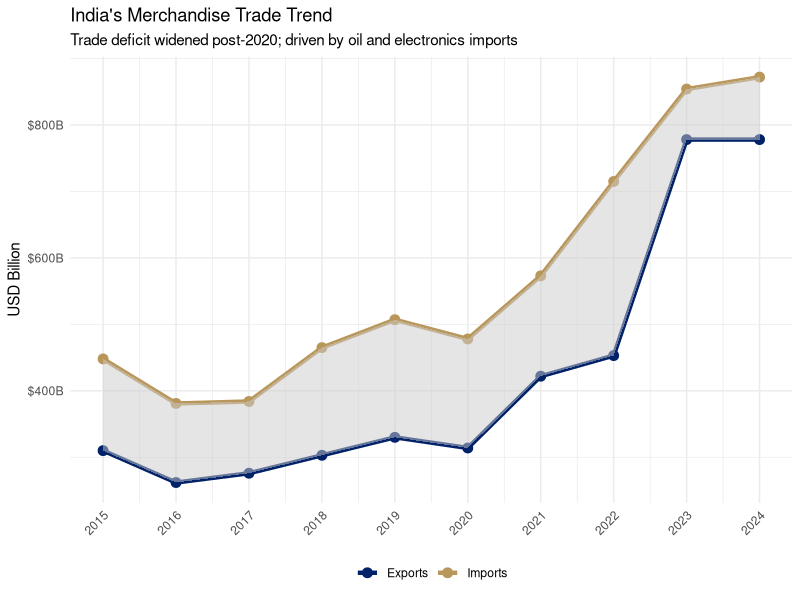
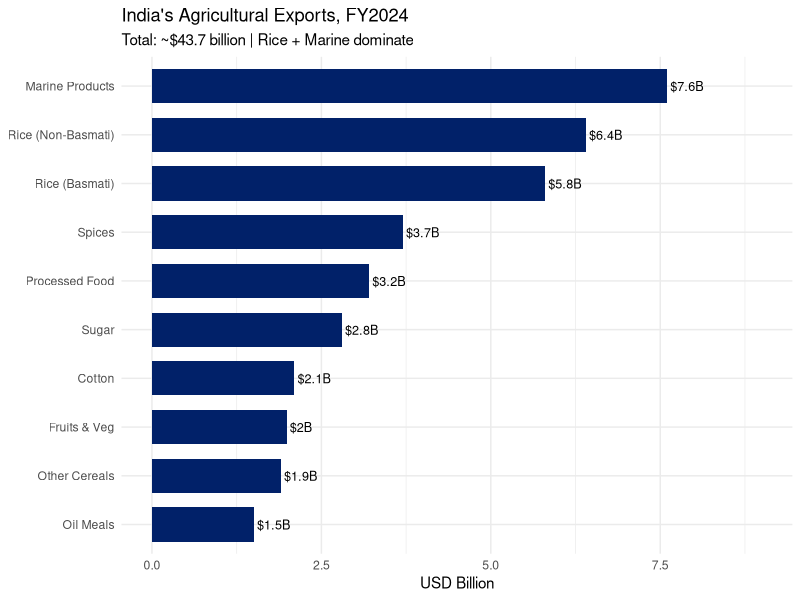
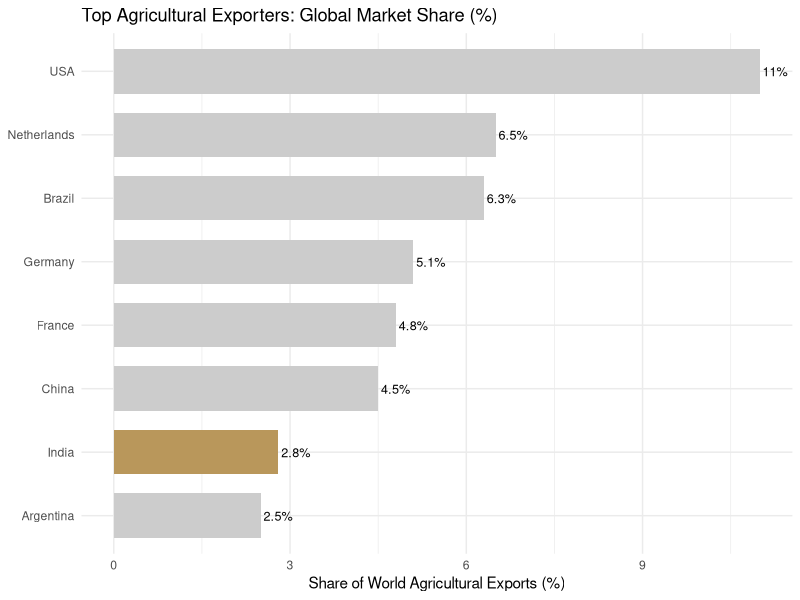

The R script that drew these images, in order:
## ---- chunk 1
#| label: setup
#| include: false
library(ggplot2)
library(dplyr)
library(scales)
options(scipen=999)
theme_set(theme_minimal(base_size=11))
knitr::opts_chunk$set(echo = knitr::is_html_output())
## ---- chunk 2
#| label: fig-india-trade-trend
#| fig-cap: "India's Merchandise Trade (FY2015–FY2024, USD billion)\nSource: DGCI&S / Ministry of Commerce and Industry, GoI."
#| fig-width: 8
#| fig-height: 4.5
library(ggplot2)
library(dplyr)

trade_data <- data.frame(
  year = 2015:2024,
  exports = c(310, 262, 276, 303, 330, 314, 422, 453, 778, 778),
  imports = c(448, 381, 384, 465, 507, 478, 573, 715, 854, 872)
)
trade_long <- tidyr::pivot_longer(trade_data, cols=c(exports, imports), names_to="type", values_to="value")
trade_long$type <- factor(trade_long$type, levels=c("exports","imports"), 
                           labels=c("Exports","Imports"))

ggplot(trade_long, aes(x=year, y=value, color=type, group=type)) +
  geom_line(linewidth=1.5) +
  geom_point(size=3) +
  geom_ribbon(data=trade_data, aes(x=year, ymin=exports, ymax=imports), 
              inherit.aes=FALSE, fill="grey80", alpha=0.5) +
  scale_color_manual(values=c("Exports"="#012169", "Imports"="#B9975B")) +
  scale_x_continuous(breaks=2015:2024) +
  scale_y_continuous(labels=scales::dollar_format(suffix="B")) +
  labs(title="India's Merchandise Trade Trend",
       subtitle="Trade deficit widened post-2020; driven by oil and electronics imports",
       x=NULL, y="USD Billion", color=NULL) +
  theme_minimal(base_size=11) +
  theme(legend.position="bottom", axis.text.x=element_text(angle=45, hjust=1))
## ---- chunk 3
#| label: fig-agri-exports
#| fig-cap: "India's Agricultural Exports by Commodity, FY2024 (USD billion)\nSource: APEDA Annual Report 2023\u201324."
#| fig-width: 8
#| fig-height: 4.5
library(ggplot2)

agri_data <- data.frame(
  commodity = c("Rice (Basmati)", "Rice (Non-Basmati)", "Marine Products",
                "Spices", "Sugar", "Cotton", "Other Cereals", "Processed Food",
                "Fruits & Veg", "Oil Meals"),
  value = c(5.8, 6.4, 7.6, 3.7, 2.8, 2.1, 1.9, 3.2, 2.0, 1.5)
)
agri_data <- agri_data |> arrange(value) |>
  mutate(commodity=factor(commodity, levels=commodity))

ggplot(agri_data, aes(x=commodity, y=value)) +
  geom_col(fill="#012169", width=0.7) +
  geom_text(aes(label=paste0("$", value, "B")), hjust=-0.1, size=3.2) +
  coord_flip() +
  labs(title="India's Agricultural Exports, FY2024",
       subtitle="Total: ~$43.7 billion | Rice + Marine dominate",
       x=NULL, y="USD Billion") +
  scale_y_continuous(limits=c(0,9)) +
  theme_minimal(base_size=11)
## ---- chunk 4
#| label: fig-global-share
#| fig-cap: "Major Agricultural Exporters: Global Market Share (2023)\nSource: WTO, World Agricultural Trade Statistics 2024."
#| fig-width: 7
#| fig-height: 4
library(ggplot2)

global_share <- data.frame(
  country = c("USA", "Netherlands", "Brazil", "Germany", "France", "China", "India", "Argentina"),
  share = c(11.0, 6.5, 6.3, 5.1, 4.8, 4.5, 2.8, 2.5)
)
global_share <- global_share |> arrange(share) |>
  mutate(country=factor(country, levels=country),
         highlight=ifelse(country=="India", "India", "Others"))

ggplot(global_share, aes(x=country, y=share, fill=highlight)) +
  geom_col(width=0.7) +
  scale_fill_manual(values=c("India"="#B9975B", "Others"="#cccccc")) +
  coord_flip() +
  labs(title="Top Agricultural Exporters: Global Market Share (%)",
       x=NULL, y="Share of World Agricultural Exports (%)", fill=NULL) +
  theme_minimal(base_size=11) +
  theme(legend.position="none") +
  geom_text(aes(label=paste0(share, "%")), hjust=-0.1, size=3.2)
